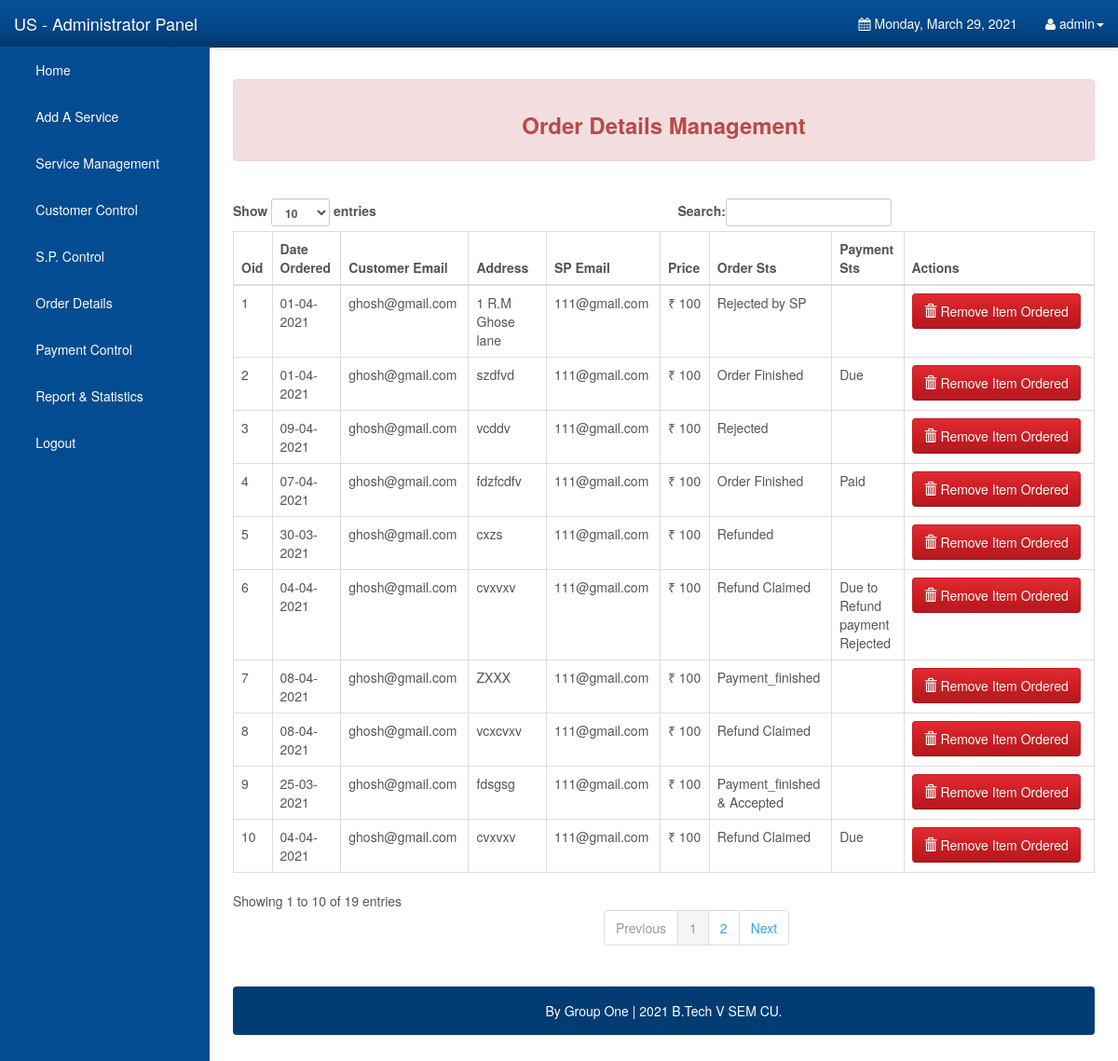
The app's page /Admin/orderdetails.php (signed in) with its own data.
### tables this page shows
CREATE TABLE `orderdetails` (
  `order_id` int(10) UNSIGNED NOT NULL,
  `order_name` varchar(50) NOT NULL,
  `c_email` varchar(50) NOT NULL DEFAULT '0',
  `sp_email` varchar(50) NOT NULL DEFAULT '',
  `order_add` varchar(255) NOT NULL DEFAULT '',
  `order_price` double NOT NULL DEFAULT '0',
  `order_status` varchar(45) NOT NULL DEFAULT '',
  `order_date` date NOT NULL DEFAULT '0000-00-00',
  `payment_status` varchar(50) DEFAULT NULL
);

### Admin/orderdetails.php (the view, shortened to what this page needs)
<?php
include "nav.php";
?>
        <div id="page-wrapper">
		 <div class="alert alert-danger">
                          <center> <h3><strong>Order Details Management</strong> </h3></center>
						  </div>
						  <br />
						  <div class="table-responsive">
            <table class="display table table-bordered" id="example" cellspacing="0" width="100%">
              <thead>
                <tr>
				<th>Oid</th>
                  <th>Date Ordered</th>
                  <th>Customer Email</th>
				  <th>Address</th>
				  <th>SP Email</th>
                  <th>Price</th>
				  <th>Order Sts</th>
				  <th>Payment Sts</th>
				   <th>Actions</th>
                </tr>
              </thead>
              <tbody>
			  <?php
include("config.php");
	$stmt = $DB_con->prepare('select * from orderdetails');
	$stmt->execute();
	if($stmt->rowCount() > 0)
	{
		while($row=$stmt->fetch(PDO::FETCH_ASSOC))
		{
			extract($row);
			?>
                <tr>
                 <td><?php echo $order_id; ?></td>
				 <td><?php $newDate = date("d-m-Y", strtotime($order_date));  echo $newDate; ?> </td>
				 <td><?php echo $c_email; ?></td>
				 <td><?php echo $order_add; ?></td>
				 <td><?php echo $sp_email; ?></td>
				 <td>&#8377; <?php echo $order_price; ?></td>
				 <td><?php echo $order_status; ?></td>
				 <td><?php echo $payment_status; ?></td>
				 <td>
				<a class="btn btn-danger" href="?delete_id=<?php echo $row['order_id']; ?>" title="click for delete" onclick="return confirm('Are you sure to remove this item ordered?')">
				  <span class='glyphicon glyphicon-trash'></span>
				  Remove Item Ordered</a>
                  </td>
                </tr>
              <?php
		}
		echo "</tbody>";
		echo "</table>";
		echo "</div>";
		echo "<br />";
		echo '<div class="alert alert-default" style="background-color:#033c73;">
                       <p style="color:white;text-align:center;">
                       By Group One |  2021 B.Tech V SEM CU.
						</p>
                    </div>
	</div>';
		echo "</div>";
	}
?>
</body>
</html>

### Admin/css/local.css (style rules this page uses)
#page-wrapper { width: 100%; padding: 5px 15px; }
body { font-family: "Helvetica Neue", Helvetica, Arial, sans-serif; font-size: 14px; line-height: 1.42857143; color: #555555; background-color: #ffffff; }
.btn { display: inline-block; margin-bottom: 0; font-weight: normal; text-align: center; vertical-align: middle; cursor: pointer; background-image: none; border: 1px solid transparent; white-space: nowrap; padding: 8px 12px; font-size: 14px; line-height: 1.42857143; border-radius: 4px; -webkit-user-select: none; -moz-user-select: none; -ms-user-select: none; user-select: none; }
.btn-danger { color: #ffffff; background-color: #c71c22; border-color: #c71c22; }
.alert-danger { background-color: #f2dede; border-color: #eed3d7; color: #b94a48; }
.btn { text-shadow: 0 1px 0 rgba(0, 0, 0, 0.1); }
.btn-danger { background-image: -webkit-linear-gradient(#e12b31, #c71c22 60%, #b5191f); background-image: linear-gradient(#e12b31, #c71c22 60%, #b5191f); background-repeat: no-repeat; filter: progid:DXImageTransform.Microsoft.gradient(startColorstr='#ffe12b31', endColorstr='#ffb5191f', GradientType=0); filter: none; border-bottom: 1px solid #9a161a; }
a { color: #2fa4e7; text-decoration: none; }
@media (min-width:768px) { #page-wrapper { padding: 15px 25px; } }

### records on screen
orderdetails: order_id "1", order_date "01-04-2021", c_email "ghosh@gmail.com", order_add "1 R.M Ghose lane", sp_email "111@gmail.com", order_price "100", order_status "Rejected by SP"
orderdetails: order_id "2", order_date "01-04-2021", c_email "ghosh@gmail.com", order_add "szdfvd", sp_email "111@gmail.com", order_price "100", order_status "Order Finished", payment_status "Due"
orderdetails: order_id "3", order_date "09-04-2021", c_email "ghosh@gmail.com", order_add "vcddv", sp_email "111@gmail.com", order_price "100", order_status "Rejected"
orderdetails: order_id "4", order_date "07-04-2021", c_email "ghosh@gmail.com", order_add "fdzfcdfv", sp_email "111@gmail.com", order_price "100", order_status "Order Finished", payment_status "Paid"
orderdetails: order_id "5", order_date "30-03-2021", c_email "ghosh@gmail.com", order_add "cxzs", sp_email "111@gmail.com", order_price "100", order_status "Refunded"
orderdetails: order_id "6", order_date "04-04-2021", c_email "ghosh@gmail.com", order_add "cvxvxv", sp_email "111@gmail.com", order_price "100", order_status "Refund Claimed", payment_status "Due to Refund payment Rejected"
orderdetails: order_id "7", order_date "08-04-2021", c_email "ghosh@gmail.com", order_add "ZXXX", sp_email "111@gmail.com", order_price "100", order_status "Payment_finished"
orderdetails: order_id "8", order_date "08-04-2021", c_email "ghosh@gmail.com", order_add "vcxcvxv", sp_email "111@gmail.com", order_price "100", order_status "Refund Claimed"
orderdetails: order_id "9", order_date "25-03-2021", c_email "ghosh@gmail.com", order_add "fdsgsg", sp_email "111@gmail.com", order_price "100", order_status "Payment_finished & Accepted"
orderdetails: order_id "10", order_date "04-04-2021", c_email "ghosh@gmail.com", order_add "cvxvxv", sp_email "111@gmail.com", order_price "100", order_status "Refund Claimed", payment_status "Due"

### other values on screen
$admin_username "admin"
